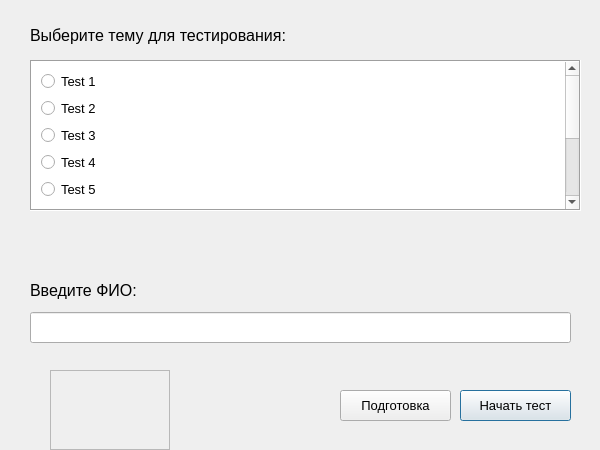
<?xml version="1.0" encoding="UTF-8"?>
<ui version="4.0">
 <class>Dialog</class>
 <widget class="QDialog" name="Dialog">
  <property name="geometry">
   <rect>
    <x>0</x>
    <y>0</y>
    <width>600</width>
    <height>450</height>
   </rect>
  </property>
  <property name="minimumSize">
   <size>
    <width>600</width>
    <height>450</height>
   </size>
  </property>
  <property name="maximumSize">
   <size>
    <width>604</width>
    <height>450</height>
   </size>
  </property>
  <property name="font">
   <font>
    <family>MS Serif</family>
   </font>
  </property>
  <property name="windowTitle">
   <string>Dialog</string>
  </property>
  <widget class="QPushButton" name="pushButton">
   <property name="geometry">
    <rect>
     <x>460</x>
     <y>390</y>
     <width>111</width>
     <height>31</height>
    </rect>
   </property>
   <property name="font">
    <font>
     <family>Segoe UI</family>
     <pointsize>10</pointsize>
    </font>
   </property>
   <property name="text">
    <string>Начать тест</string>
   </property>
  </widget>
  <widget class="QPushButton" name="pushButton_2">
   <property name="geometry">
    <rect>
     <x>340</x>
     <y>390</y>
     <width>111</width>
     <height>31</height>
    </rect>
   </property>
   <property name="font">
    <font>
     <family>Segoe UI</family>
     <pointsize>10</pointsize>
    </font>
   </property>
   <property name="text">
    <string>Подготовка</string>
   </property>
  </widget>
  <widget class="QLabel" name="label_2">
   <property name="geometry">
    <rect>
     <x>30</x>
     <y>270</y>
     <width>251</width>
     <height>41</height>
    </rect>
   </property>
   <property name="font">
    <font>
     <family>Segoe UI</family>
     <pointsize>12</pointsize>
    </font>
   </property>
   <property name="text">
    <string>Введите ФИО:</string>
   </property>
  </widget>
  <widget class="QLineEdit" name="lineEdit">
   <property name="geometry">
    <rect>
     <x>30</x>
     <y>312</y>
     <width>541</width>
     <height>31</height>
    </rect>
   </property>
   <property name="font">
    <font>
     <family>Segoe UI</family>
     <pointsize>12</pointsize>
    </font>
   </property>
   <property name="text">
    <string/>
   </property>
  </widget>
  <widget class="QFrame" name="frame">
   <property name="geometry">
    <rect>
     <x>50</x>
     <y>370</y>
     <width>120</width>
     <height>80</height>
    </rect>
   </property>
   <property name="frameShape">
    <enum>QFrame::StyledPanel</enum>
   </property>
   <property name="frameShadow">
    <enum>QFrame::Raised</enum>
   </property>
  </widget>
  <widget class="QLabel" name="label">
   <property name="geometry">
    <rect>
     <x>30</x>
     <y>20</y>
     <width>441</width>
     <height>31</height>
    </rect>
   </property>
   <property name="font">
    <font>
     <family>Segoe UI</family>
     <pointsize>12</pointsize>
    </font>
   </property>
   <property name="text">
    <string>Выберите тему для тестирования:</string>
   </property>
  </widget>
  <widget class="QScrollArea" name="scrollArea">
   <property name="geometry">
    <rect>
     <x>30</x>
     <y>60</y>
     <width>551</width>
     <height>151</height>
    </rect>
   </property>
   <property name="styleSheet">
    <string notr="true"/>
   </property>
   <property name="frameShape">
    <enum>QFrame::Box</enum>
   </property>
   <property name="frameShadow">
    <enum>QFrame::Sunken</enum>
   </property>
   <property name="lineWidth">
    <number>1</number>
   </property>
   <property name="widgetResizable">
    <bool>true</bool>
   </property>
   <widget class="QWidget" name="scrollAreaWidgetContents">
    <property name="geometry">
     <rect>
      <x>0</x>
      <y>0</y>
      <width>524</width>
      <height>386</height>
     </rect>
    </property>
    <property name="autoFillBackground">
     <bool>false</bool>
    </property>
    <property name="styleSheet">
     <string notr="true">background-color: rgb(255, 255, 255);
</string>
    </property>
    <layout class="QVBoxLayout" name="verticalLayout">
     <item>
      <widget class="QRadioButton" name="radioButton">
       <property name="font">
        <font>
         <family>Segoe UI</family>
         <pointsize>10</pointsize>
        </font>
       </property>
       <property name="text">
        <string>Test 1</string>
       </property>
      </widget>
     </item>
     <item>
      <widget class="QRadioButton" name="radioButton_2">
       <property name="font">
        <font>
         <family>Segoe UI</family>
         <pointsize>10</pointsize>
        </font>
       </property>
       <property name="text">
        <string>Test 2</string>
       </property>
      </widget>
     </item>
     <item>
      <widget class="QRadioButton" name="radioButton_3">
       <property name="font">
        <font>
         <family>Segoe UI</family>
         <pointsize>10</pointsize>
        </font>
       </property>
       <property name="text">
        <string>Test 3</string>
       </property>
      </widget>
     </item>
     <item>
      <widget class="QRadioButton" name="radioButton_4">
       <property name="font">
        <font>
         <family>Segoe UI</family>
         <pointsize>10</pointsize>
        </font>
       </property>
       <property name="text">
        <string>Test 4</string>
       </property>
      </widget>
     </item>
     <item>
      <widget class="QRadioButton" name="radioButton_5">
       <property name="font">
        <font>
         <family>Segoe UI</family>
         <pointsize>10</pointsize>
        </font>
       </property>
       <property name="text">
        <string>Test 5</string>
       </property>
      </widget>
     </item>
     <item>
      <widget class="QRadioButton" name="radioButton_6">
       <property name="font">
        <font>
         <family>Segoe UI</family>
         <pointsize>10</pointsize>
        </font>
       </property>
       <property name="text">
        <string>Test 6</string>
       </property>
      </widget>
     </item>
     <item>
      <widget class="QRadioButton" name="radioButton_7">
       <property name="font">
        <font>
         <family>Segoe UI</family>
         <pointsize>10</pointsize>
        </font>
       </property>
       <property name="text">
        <string>Test 7</string>
       </property>
      </widget>
     </item>
     <item>
      <widget class="QRadioButton" name="radioButton_8">
       <property name="font">
        <font>
         <family>Segoe UI</family>
         <pointsize>10</pointsize>
        </font>
       </property>
       <property name="text">
        <string>Test 8</string>
       </property>
      </widget>
     </item>
     <item>
      <widget class="QRadioButton" name="radioButton_9">
       <property name="font">
        <font>
         <family>Segoe UI</family>
         <pointsize>10</pointsize>
        </font>
       </property>
       <property name="text">
        <string>Test 9</string>
       </property>
      </widget>
     </item>
     <item>
      <widget class="QRadioButton" name="radioButton_10">
       <property name="font">
        <font>
         <family>Segoe UI</family>
         <pointsize>10</pointsize>
        </font>
       </property>
       <property name="text">
        <string>Test 10</string>
       </property>
      </widget>
     </item>
    </layout>
   </widget>
  </widget>
 </widget>
 <resources/>
 <connections/>
</ui>
